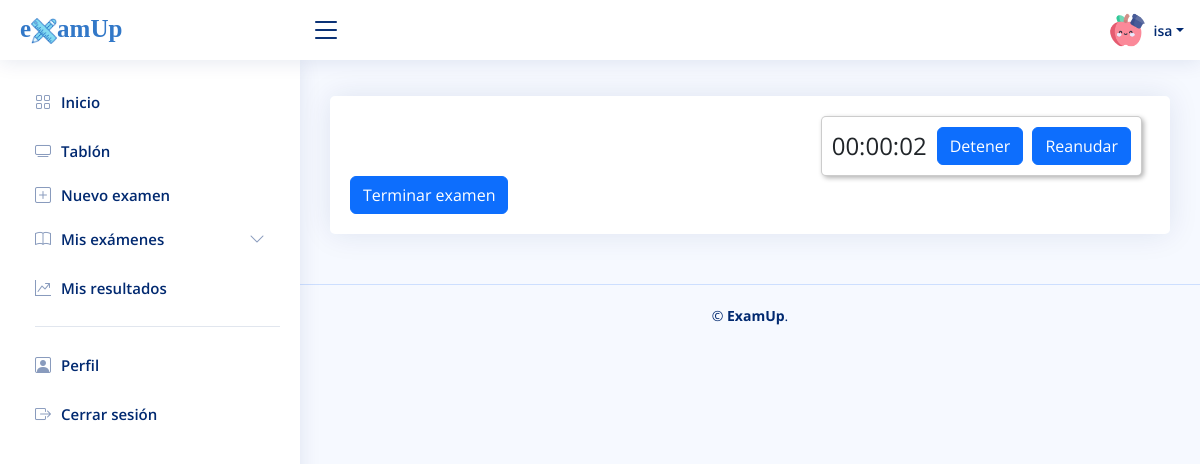
/app/main.php?exams=do&gid_exam=23e2e0b777606f5ccf69631bf2b34420d41639feda3ab7b1361eec721b924037 (signed in), run on an earlier commit of the app's database.
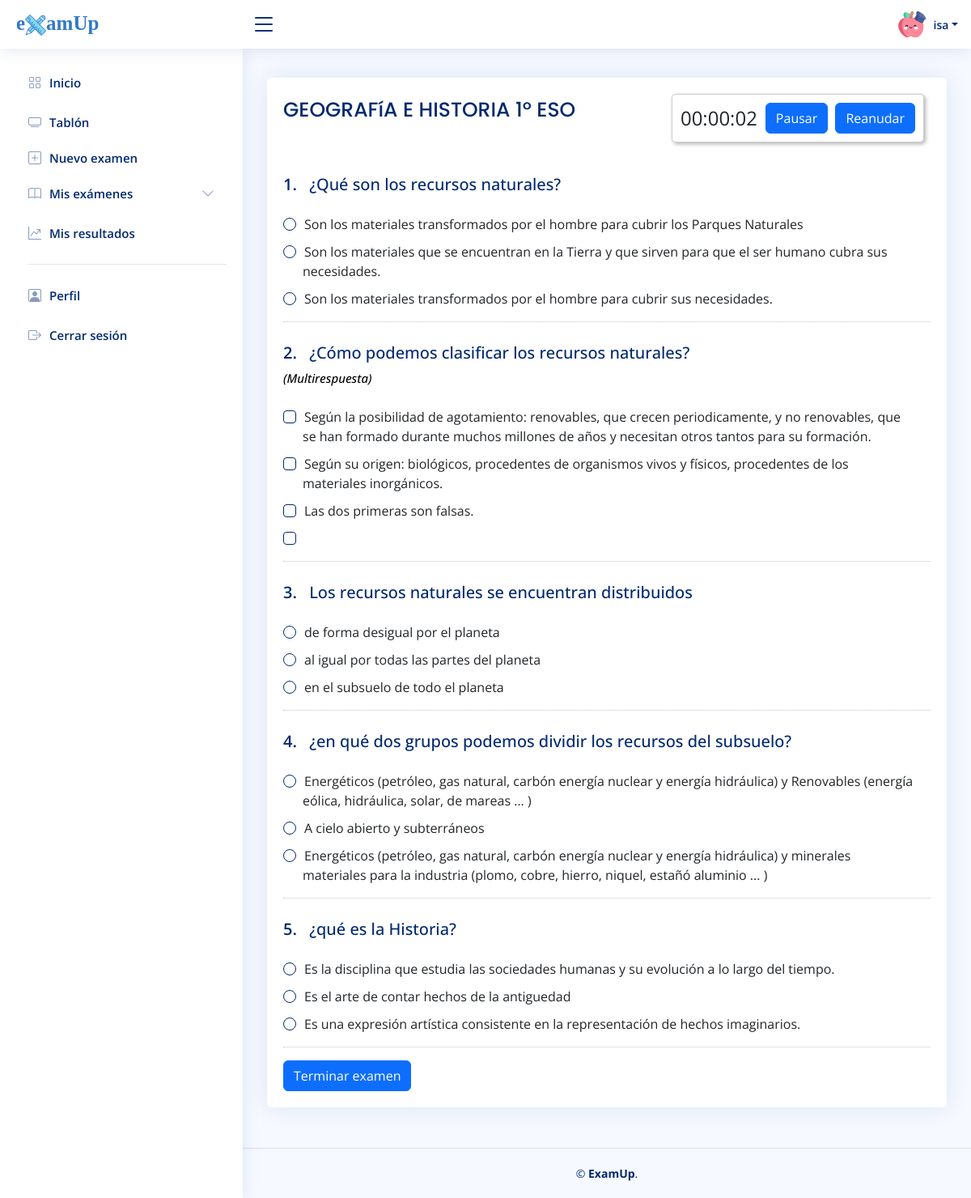
And on a later commit of the database.
### tables this page shows
CREATE TABLE `translations` (
  `id_translation` int(255) NOT NULL,
  `component_name` varchar(255) NOT NULL,
  `es_ES` text NOT NULL,
  `en_EN` text NOT NULL
);

CREATE TABLE `exams` (
  `id_exam` int(255) NOT NULL,
  `gid_exam` varchar(255) NOT NULL,
  `gid_user` varchar(255) NOT NULL,
  `title` text NOT NULL,
  `date_created` date NOT NULL,
  `date_updated` date NOT NULL,
  `status` varchar(255) NOT NULL
);

CREATE TABLE `questions` (
  `id_question` int(255) NOT NULL,
  `gid_exam` varchar(255) NOT NULL,
  `type_key` int(255) NOT NULL,
  `sentence` text NOT NULL,
  `options` text NOT NULL,
  `multioption` tinyint(1) NOT NULL
);

### app/main.php (the view, shortened to what the changed rows need)
<?php
    include "../conection/config.php";
    $consultaTrans = "SELECT * FROM translations";
    $resultadoTrans = $conection->query($consultaTrans);
?>
<!DOCTYPE html>
<html lang="en">
<head>
  <link href="assets/vendor/bootstrap/css/bootstrap.min.css" rel="stylesheet">
  <link href="assets/vendor/bootstrap-icons/bootstrap-icons.css" rel="stylesheet">
  <link href="assets/vendor/boxicons/css/boxicons.min.css" rel="stylesheet">
  <link href="assets/vendor/quill/quill.snow.css" rel="stylesheet">
  <link href="assets/vendor/quill/quill.bubble.css" rel="stylesheet">
  <link href="assets/vendor/remixicon/remixicon.css" rel="stylesheet">
  <link href="assets/vendor/simple-datatables/style.css" rel="stylesheet">
  <link href="assets/css/style.css" rel="stylesheet">
    <link rel="stylesheet" href="//code.jquery.com/ui/1.12.1/themes/base/jquery-ui.css">
</head>
<body>
  <aside id="sidebar" class="sidebar">
    <ul class="sidebar-nav" id="sidebar-nav">
      <li class="nav-item">
        <a class="nav-link collapsed" href="main.php">
          <i class="bi bi-grid"></i>
          <span id="sidebarHome">
              <?php foreach ($resultadoTrans as $traduccion) {
                    if ($traduccion['component_name'] === 'sidebarHome') {$contenido = $traduccion[$_SESSION['language']]; echo $contenido; break;}
                } ?>
            </span>
        </a>
      </li>
      <li class="nav-item">
        <a class="nav-link collapsed" href="main.php?exams=public">
          <i class="bi bi-tv"></i><span id="sidebarBoard"><?php foreach ($resultadoTrans as $traduccion) {
                    if ($traduccion['component_name'] === 'sidebarBoard') {$contenido = $traduccion[$_SESSION['language']]; echo $contenido; break;}
                    } ?></span>
        </a>
        <a class="nav-link collapsed" id="sidebarNew" href="main.php?exams=create">
          <i class="bi bi-plus-square"></i>
            <span>
                <?php foreach ($resultadoTrans as $traduccion) {
                    if ($traduccion['component_name'] === 'sidebarNew') {$contenido = $traduccion[$_SESSION['language']]; echo $contenido; break;}
                    } ?>
            </span>
        </a>
        <a class="nav-link collapsed" id="sidebarMyexams" data-bs-target="#components-nav" data-bs-toggle="collapse" href="#">
          <i class="bi bi-book"></i><span>
            <?php foreach ($resultadoTrans as $traduccion) {
                    if ($traduccion['component_name'] === 'sidebarMyexams') {$contenido = $traduccion[$_SESSION['language']]; echo $contenido; break;}
                    } ?>
            </span>
            <i class="bi bi-chevron-down ms-auto"></i>
        </a>
      </li>
      <li class="nav-item">
         <a class="nav-link collapsed" href="main.php?charts=table">
          <i class="bi bi-graph-up-arrow"></i>
             <span id="sidebarMyresults">
                 <?php foreach ($resultadoTrans as $traduccion) {
                    if ($traduccion['component_name'] === 'sidebarMyresults') {$contenido = $traduccion[$_SESSION['language']]; echo $contenido; break;}
                    } ?>
             </span>
        </a>
      </li>
      <li class="nav-item">
        <a class="nav-link collapsed" href="main.php?profile">
          <i class="bi bi-person-square"></i>
          <span id="sidebarProfile">
              <?php foreach ($resultadoTrans as $traduccion) {
                    if ($traduccion['component_name'] === 'sidebarProfile') {$contenido = $traduccion[$_SESSION['language']]; echo $contenido; break;}
                    } ?>
            </span>
        </a>
      </li>
      <li class="nav-item">
        <a class="nav-link collapsed" href="logout/logout.php">
          <i class="bi bi-box-arrow-right"></i>
          <span id="sidebarLogout">
              <?php foreach ($resultadoTrans as $traduccion) {
                    if ($traduccion['component_name'] === 'sidebarLogout') {$contenido = $traduccion[$_SESSION['language']]; echo $contenido; break;}
                    } ?>
            </span>
        </a>
      </li>
    </ul>
  </aside>
  <main id="main" class="main">
    <section class="section dashboard">
      <div class="row">
        <?php
            if (isset($_GET['exams'])) {
                $exams = $_GET['exams'];
                switch ($exams) {
                    case 'do':
                        include 'exams/do/do_exam.php';
                        break;
                }
            }
        ?>
      </div>
    </section>
  </main>
</body>
</html>

### app/exams/do/do_exam.php (shortened to what the changed rows need)
<?php
    if(isset($_GET['gid_exam'])) {
        $gid_exam = $_GET['gid_exam'];
        $consulta = "SELECT title FROM exams WHERE gid_exam = '$gid_exam'";
        $resultado = $conection->query($consulta);
        if ($resultado->num_rows > 0) {
            $fila = $resultado->fetch_assoc();
            $titulo = $fila["title"];
        }
        $preguntas = array();
        $consulta2 = "SELECT sentence, options, multioption FROM questions WHERE gid_exam = '$gid_exam'";
        $resultado2 = $conection->query($consulta2);
        if ($resultado->num_rows > 0) {
            while ($fila = $resultado2->fetch_assoc()) {
                $pregunta = array();
                $pregunta['sentence'] = $fila["sentence"];
                $pregunta['multioption'] = $fila["multioption"];
                $pregunta['options'] = json_decode($fila["options"], true);
                $preguntas[] = $pregunta;
            }
        }
    }
?>
<div class="col-lg-12">
      <div class="card">
            <div class="card-body">
                <div class="row">
                    <div id="contador-container" style="position: relative;">
                        <div id="cronometro">
                            <div>
                                <button id="botonContadorDetener" class="btn btn-primary" onclick="pausarContador()"><?php foreach ($resultadoTrans as $traduccion) {
                                if ($traduccion['component_name'] === 'botonContadorDetener') {$contenido = $traduccion[$_SESSION['language']]; echo $contenido; break;}
                                } ?></button>
                                <button id="botoncontadorReanudar" class="btn btn-primary" onclick="reanudarContador()"><?php foreach ($resultadoTrans as $traduccion) {
                                if ($traduccion['component_name'] === 'botoncontadorReanudar') {$contenido = $traduccion[$_SESSION['language']]; echo $contenido; break;}
                                } ?></button>
                            </div>
                        </div>
                    </div>
                </div>
                <h1 class="card-title" style="font-size:25px;margin-bottom:40px;width: calc(100% - 327px); padding-top:25px;"><?php echo isset($titulo) ? strtoupper($titulo) : ''; ?></h1>
                <form id="examForm" action="exams/do/conf_do_exam.php" method="post">
                <?php foreach ($preguntas as $index => $pregunta): ?>
                    <div class="pregunta">
                        <label for="inputNumber" class="col-sm-2 col-form-label" style="font-size:20px;font-weight:500; color:rgb(1, 41, 112);margin-bottom:15px;">
                            <span class="numero-pregunta"><?php echo ($index + 1) . ".&ensp;"; ?></span>
                            <?php echo $pregunta['sentence']; ?>
                            <?php if ($pregunta['multioption'] == 1): ?>
                                <br><span id="spanMultioption" style="font-style: italic;font-size:15px;color:RGB(0 0 0);"><?php foreach ($resultadoTrans as $traduccion) {
                                if ($traduccion['component_name'] === 'spanMultioption') {$contenido = $traduccion[$_SESSION['language']]; echo $contenido; break;}
                                } ?></span>
                            <?php endif; ?>
                        </label>
                        <?php
                        foreach ($pregunta['options'] as $opcion):
                            if ($pregunta['multioption'] == 1): ?>
                                <div class="form-check">
                                    <input class="form-check-input" type="checkbox" name="pregunta_<?php echo $index; ?>[]" value="<?php echo $opcion['answer']; ?>">
                                    <label class="form-check-label"><?php echo $opcion['answer']; ?></label>
                                </div>
                            <?php else: ?>
                                <div class="form-check">
                                    <input class="form-check-input" type="radio" name="pregunta_<?php echo $index; ?>" value="<?php echo $opcion['answer']; ?>">
                                    <label class="form-check-label"><?php echo $opcion['answer']; ?></label>
                                </div>
                            <?php endif; ?>
                        <?php endforeach; ?>
                        <hr style="border-style: dotted;">
                    </div>
                <?php endforeach; ?>
                <input type="button" id="botonTerminar" class="btn btn-primary" value="<?php foreach ($resultadoTrans as $traduccion) { if ($traduccion['component_name'] === 'botonTerminar') {$contenido = $traduccion[$_SESSION['language']]; echo $contenido; break;}
                } ?>" onclick="terminarExamen()">
            </form>
        </div>
    </div>
</div>

What changed in the data, as far as the page shows it:
changed translations: es_ES "Detener" → "Pausar"
added exams: title "GEOGRAFíA E HISTORIA 1º ESO"
added questions: sentence "¿Qué son los recursos naturales?", answer "Son los materiales transformados por el hombre para cubrir los Parques Naturales", answer "Son los materiales que se encuentran en la Tierra y que sirven para que el ser humano cubra sus necesidades.", answer "Son los materiales transformados por el hombre para cubrir sus necesidades."
added questions: sentence "¿Cómo podemos clasificar los recursos naturales?", answer "Según la posibilidad de agotamiento: renovables, que crecen periodicamente, y no renovables, que se han formado durante muchos millones de años y necesitan otros tantos para su formación.", answer "Según su origen: biológicos, procedentes de organismos vivos y físicos, procedentes de los materiales inorgánicos.", answer "Las dos primeras son falsas."
now on this page (row unchanged): translations: es_ES "(Multirespuesta)", shown under "¿Cómo podemos clasificar los recursos naturales?"
added questions: sentence "Los recursos naturales se encuentran distribuidos", answer "de forma desigual por el planeta", answer "al igual por todas las partes del planeta", answer "en el subsuelo de todo el planeta"
added questions: sentence "¿en qué dos grupos podemos dividir los recursos del subsuelo?", answer "Energéticos (petróleo, gas natural, carbón energía nuclear y energía hidráulica) y Renovables (energía eólica, hidráulica, solar, de mareas ... )", answer "A cielo abierto y subterráneos", answer "Energéticos (petróleo, gas natural, carbón energía nuclear y energía hidráulica) y minerales materiales para la industria (plomo, cobre, hierro, niquel, estañó aluminio ... )"
added questions: sentence "¿qué es la Historia?", answer "Es la disciplina que estudia las sociedades humanas y su evolución a lo largo del tiempo.", answer "Es el arte de contar hechos de la antiguedad", answer "Es una expresión artística consistente en la representación de hechos imaginarios."
